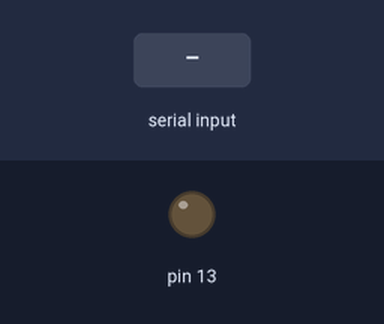
A sketch run on a simulated Arduino Uno, built with avr-gcc and run on an emulated ATmega328P. Shown: output pins drawn as LEDs (lit = HIGH). Inputs (shaded band) come from the test bench.

Above: at 1.2 s.
1.3 s: byte 255 (255) received over Serial
At 1.6 s:
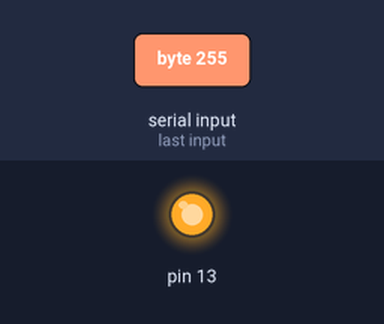
2.8 s: "1" received over Serial
At 3.9 s:
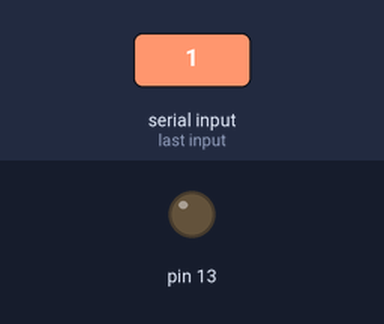
Timing chart, 0 to 5.8 s (numbered marks = the images above; inputs shaded):
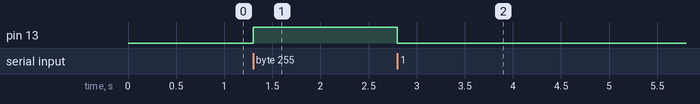

Measured:
- after the input at 1.3 s, pin 13: LOW → HIGH at once
- after the input at 2.8 s, pin 13: HIGH → LOW at once

The sketch:

basicReceive.ino
```cpp
int inByte;

void setup(){
  Serial.begin(9600);
  pinMode(13, OUTPUT);
}

void loop(){
  if(Serial.available() > 0){
    inByte = Serial.read();
  }
  if(inByte == 255){
    digitalWrite(13, HIGH);
  }
  else{
    digitalWrite(13, LOW);
  }
}
```
